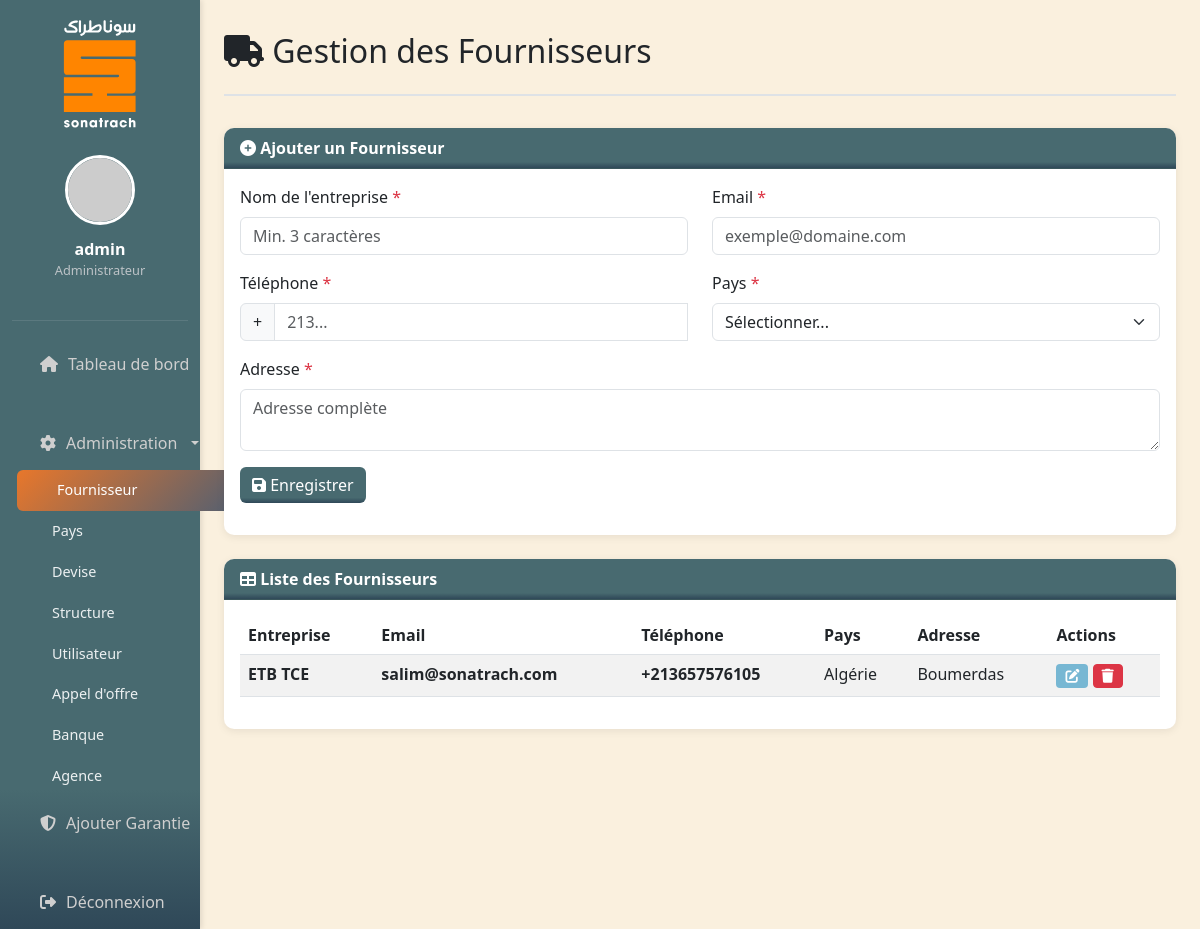
/index.php?page=fournisseur (signed in), run on the app's committed database.
### tables this page shows
CREATE TABLE IF NOT EXISTS `soumissionnaire` (
  `id` int NOT NULL AUTO_INCREMENT,
  `nom_entreprise` varchar(255) NOT NULL,
  `adresse` varchar(255) NOT NULL,
  `telephone` varchar(15) NOT NULL,
  `email` varchar(255) NOT NULL,
  `paysID` int NOT NULL,
  PRIMARY KEY (`id`),
  UNIQUE KEY `email` (`email`),
  UNIQUE KEY `nom_entreprise` (`nom_entreprise`),
  UNIQUE KEY `telephone` (`telephone`),
  KEY `fk_pays_soumissionnaire` (`paysID`)
);

CREATE TABLE IF NOT EXISTS `pays` (
  `id` int NOT NULL AUTO_INCREMENT,
  `nom` varchar(255) NOT NULL,
  `code_pays` varchar(11) NOT NULL,
  PRIMARY KEY (`id`) USING BTREE,
  UNIQUE KEY `code_pays` (`code_pays`),
  UNIQUE KEY `Nom` (`nom`)
);

### pages/fournisseur.php (the view, shortened to what this page needs)
<?php
require_once dirname(__DIR__) . '/database.php';
$query = "SELECT s.*, p.nom as pays_nom
          FROM soumissionnaire s
          LEFT JOIN pays p ON s.paysID = p.id
          ORDER BY s.nom_entreprise ASC";
$fournisseurs = $pdo->query($query)->fetchAll();
?>
<div class="content-header">
    <h2><i class="fas fa-truck"></i> Gestion des Fournisseurs</h2>
</div>
<div class="card">
    <div class="card-header">
        <i class="fas fa-plus-circle"></i> <span id="formTitle">Ajouter un Fournisseur</span>
    </div>
    <div class="card-body">
        <form id="fournisseurForm" action="process.php" method="POST" novalidate>
            <div class="row">
                <div class="col-md-6 mb-3">
                    <label class="form-label">Nom de l'entreprise <span class="text-danger">*</span></label>
                    <input type="text" class="form-control" id="nom" name="nom" placeholder="Min. 3 caractères" required>
                </div>
                <div class="col-md-6 mb-3">
                    <label class="form-label">Email <span class="text-danger">*</span></label>
                    <input type="email" class="form-control" id="email" name="email" placeholder="exemple@domaine.com" required>
                </div>
            </div>
            <div class="row">
                <div class="col-md-6 mb-3">
                    <label class="form-label">Téléphone <span class="text-danger">*</span></label>
                    <div class="input-group">
                        <span class="input-group-text">+</span>
                        <input type="tel" class="form-control" id="telephone" name="telephone" placeholder="213..." required>
                    </div>
                </div>
                <div class="col-md-6 mb-3">
                    <label class="form-label">Pays <span class="text-danger">*</span></label>
                    <select class="form-select" id="pays" name="pays" required>
                        <option value="">Sélectionner...</option>
                    </select>
                </div>
            </div>
            <div class="mb-3">
                <label class="form-label">Adresse <span class="text-danger">*</span></label>
                <textarea class="form-control" id="adresse" name="adresse" rows="2" placeholder="Adresse complète" required></textarea>
            </div>
            <div class="d-flex gap-2">
                <button type="submit" id="submitBtn" class="btn btn-primary ajouter">
                    <i class="fas fa-save"></i> Enregistrer
                </button>
            </div>
        </form>
    </div>
</div>
<div class="card mt-4">
    <div class="card-header">
        <i class="fas fa-table"></i> Liste des Fournisseurs
    </div>
    <div class="card-body">
        <div class="table-responsive">
            <table class="table table-striped table-hover">
                <thead>
                    <tr>
                        <th>Entreprise</th>
                        <th>Email</th>
                        <th>Téléphone</th>
                        <th>Pays</th>
                        <th>Adresse</th>
                        <th>Actions</th>
                    </tr>
                </thead>
                <tbody>
                    <?php if (empty($fournisseurs)): ?>
                        <tr><td colspan="6" class="text-center py-3">Aucun fournisseur enregistré.</td></tr>
                    <?php else: ?>
                        <?php foreach ($fournisseurs as $f): ?>
                        <tr>
                            <td><strong><?= htmlspecialchars($f['nom_entreprise']) ?></strong></td>
                            <td><strong><?= htmlspecialchars($f['email']) ?></strong></td>
                            <td><strong><?= htmlspecialchars($f['telephone']) ?></strong></td>
                            <td><?= htmlspecialchars($f['pays_nom']) ?></td>
                            <td><?= htmlspecialchars($f['adresse']) ?></td>
                            <td>
                                <button class="btn btn-sm eye text-white edit-fournisseur"
                                        data-fournisseur='<?= htmlspecialchars(json_encode($f), ENT_QUOTES, 'UTF-8') ?>'>
                                    <i class="fas fa-edit"></i>
                                </button>
                                <button class="btn btn-sm btn-danger delete-fournisseur"
                                        data-id="<?= $f['id'] ?>"
                                        data-nom="<?= htmlspecialchars($f['nom_entreprise']) ?>">
                                    <i class="fas fa-trash"></i>
                                </button>
                            </td>
                        </tr>
                        <?php endforeach; ?>
                    <?php endif; ?>
                </tbody>
            </table>
        </div>
    </div>
</div>

### index.php (style rules this page uses)
.ajouter { background: linear-gradient(180deg, #486a70 85%, #2f4858 100%); color: white; border: none; }
.eye { background:#77b7d3; color: white; }
body { overflow-x: hidden; font-family: 'Segoe UI', Tahoma, Geneva, Verdana, sans-serif; background: #faf0de; }
.content-header { margin-bottom: 2rem; padding-bottom: 1rem; border-bottom: 2px solid #dee2e6; }
.card { border: none; box-shadow: 0 2px 8px rgba(0,0,0,0.08); border-radius: 10px; }
.card-header { background: linear-gradient(180deg, #486a70 85%, #2f4858 100%); color: white; font-weight: 600; border-radius: 10px 10px 0 0 !important; }

### data on the page
soumissionnaire: nom_entreprise "ETB TCE", email "salim@sonatrach.com", telephone "+213657576105", paysID.nom "Algérie", adresse "Boumerdas"

### other printed values
$userName "admin"
